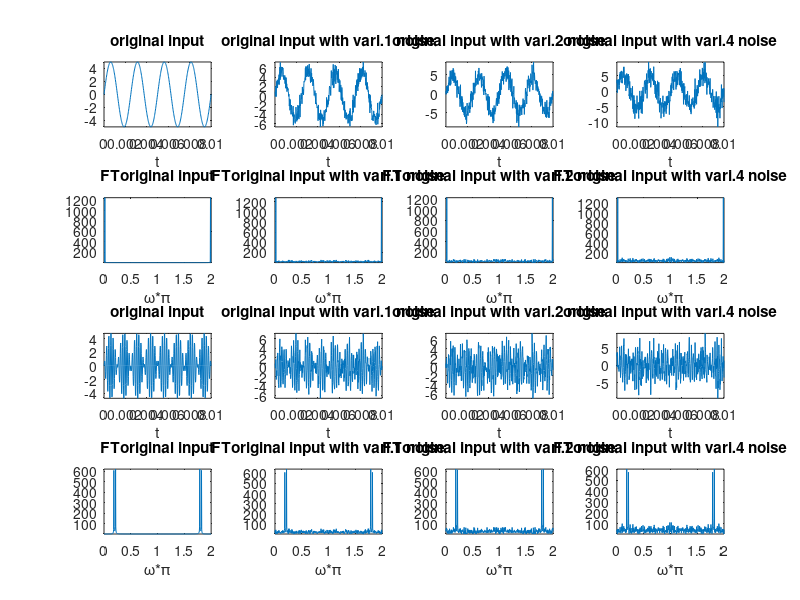
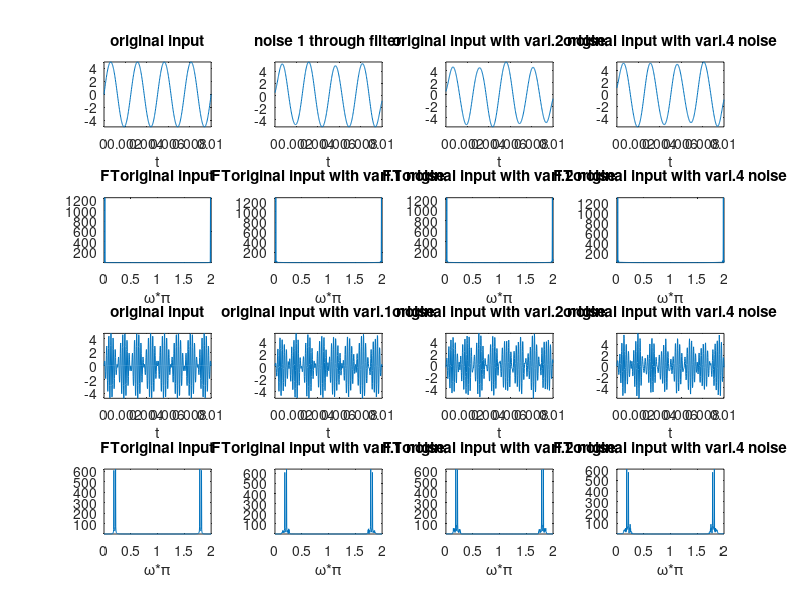

Write MATLAB code to recreate these figures, in order. (Note: this script raises an error after producing the figures.)
close all;clear all;clc;
%% Question 1
figure('Name','Question 1 (a)');
%% Define
fm=400;
f2=5000;
maxf=max(fm,f2);
fs=10*maxf;
t=0:1/fs:0.01;
x1=5*sin(2*pi*fm*t);
x2=5*sin(2*pi*fm*t).*sin(2*pi*5000*t);
n1=sqrt(1)*randn(1,length(t));
n2=sqrt(2)*randn(1,length(t));
n3=sqrt(4)*randn(1,length(t));
%% Compute
x1WITHn1=x1+n1;
x1WITHn2=x1+n2;
x1WITHn3=x1+n3;
x2WITHn1=x2+n1;
x2WITHn2=x2+n2;
x2WITHn3=x2+n3;
w=linspace(0,2*pi,length(t));
%% Plot
subplot(4,4,1);
plot(t,x1);axis tight;xlabel('t');title('original input');
subplot(4,4,2);
plot(t,x1WITHn1);axis tight;xlabel('t');title('original input with vari.1 noise');
subplot(4,4,3);
plot(t,x1WITHn2);axis tight;xlabel('t');title('original input with vari.2 noise');
subplot(4,4,4);
plot(t,x1WITHn3);axis tight;xlabel('t');title('original input with vari.4 noise');
subplot(4,4,5);
plot(w/pi,abs(fft(x1)));axis tight;xlabel('\omega*\pi');title('FT{original input}');
subplot(4,4,6);
plot(w/pi,abs(fft(x1WITHn1)));axis tight;xlabel('\omega*\pi');title('FT{original input with vari.1 noise}');
subplot(4,4,7);
plot(w/pi,abs(fft(x1WITHn2)));axis tight;xlabel('\omega*\pi');title('FT{original input with vari.2 noise}');
subplot(4,4,8);
plot(w/pi,abs(fft(x1WITHn3)));axis tight;xlabel('\omega*\pi');title('FT{original input with vari.4 noise}');
subplot(4,4,9);
plot(t,x2);axis tight;xlabel('t');title('original input');
subplot(4,4,10);
plot(t,x2WITHn1);axis tight;xlabel('t');title('original input with vari.1 noise');
subplot(4,4,11);
plot(t,x2WITHn2);axis tight;xlabel('t');title('original input with vari.2 noise');
subplot(4,4,12);
plot(t,x2WITHn3);axis tight;xlabel('t');title('original input with vari.4 noise');
subplot(4,4,13);
plot(w/pi,abs(fft(x2)));axis tight;xlabel('\omega*\pi');title('FT{original input}');
subplot(4,4,14);
plot(w/pi,abs(fft(x2WITHn1)));axis tight;xlabel('\omega*\pi');title('FT{original input with vari.1 noise}');
subplot(4,4,15);
plot(w/pi,abs(fft(x2WITHn2)));axis tight;xlabel('\omega*\pi');title('FT{original input with vari.2 noise}');
subplot(4,4,16);
plot(w/pi,abs(fft(x2WITHn3)));axis tight;xlabel('\omega*\pi');title('FT{original input with vari.4 noise}');
%% b
figure('Name','Question 1 (b)');

%% ///////////////
%% Define
Fs=fs;
wp=0.03*pi;ws=0.05*pi;
As=50; Rp=0.1;
%% Compute
deltaF=ws-wp;
deltaP=(10^(Rp/20)-1)/(10^(Rp/20)+1);
deltaS=(1+deltaP)/(10^(As/20));
[M,fo,ao,W]=firpmord([wp,ws]/pi,[1,0],[deltaP,deltaS]);
% % M
newM=M+7;
% % N=orderFromAlgorithm(deltaP,deltaS,deltaF)
[h1,delta] = firpm(newM,fo,ao,W);
% % w4h=-(length(h)-1)/2:(length(h)-1)/2;
% % delta
% % H=db(fft(h,1024));
% % w4H=linspace(0,2*pi,length(H));
% % %% Plot
% % subplot(1,2,1);
% % stem(w4h,h),xlabel('n');title(['ori. order=',int2str(M),',order=',int2str(newM),',order of algorithm=',int2str(N),',impulse response']);axis tight;
% % subplot(1,2,2);
% % plot(w4H/pi,H);xlabel('\omega/\pi');title('magnitude response');grid on;axis tight;
% % figure;
%% //////
%% //////
%% Define
w1s=0.1*pi; w1p=0.15*pi;
w2s=0.3*pi; w2p=0.25*pi;
As=60; Rp=1;
%% Compute
deltaF=w1p-w1s;
deltaP=(10^(Rp/20)-1)/(10^(Rp/20)+1);
deltaS=(1+deltaP)/(10^(As/20));
[M,fo,ao,W]=firpmord([w1s,w1p,w2p,w2s]/pi,[0,1,0],[deltaS,deltaP,deltaS]);
% % % M
newM=M+101;
% % N=orderFromAlgorithm(deltaP,deltaS,deltaF)
[h2,delta] = firpm(newM,fo,ao,W);
% % w4h=-(length(h)-1)/2:(length(h)-1)/2;
% % delta
% % H=db(fft(h,1024));
% % w4H=linspace(0,2*pi,length(H));
% % %% Plot
% % subplot(1,2,1);
% % stem(w4h,h),xlabel('n');title(['ori. order=',int2str(M),',order=',int2str(newM),',order of algorithm=',int2str(N),',impulse response']);axis tight;
% % subplot(1,2,2);
% % plot(w4H/pi,H);xlabel('\omega/\pi');title('magnitude response');grid on;axis tight;
% % figure;
%% //////

y1WITHn1=conv(h1,x1WITHn1);
y1WITHn2=conv(h1,x1WITHn2);
y1WITHn3=conv(h1,x1WITHn3);
y2WITHn1=conv(h2,x2WITHn1);
y2WITHn2=conv(h2,x2WITHn2);
y2WITHn3=conv(h2,x2WITHn3);
shift_1=length(h1)-1;
shift_2=length(h2)-1;
shift_1=shift_1/2;
shift_2=shift_2/2;
L=length(y1WITHn1);
y1WITHn1=y1WITHn1(shift_1:L-shift_1-1);
y1WITHn2=y1WITHn2(shift_1:L-shift_1-1);
y1WITHn3=y1WITHn3(shift_1:L-shift_1-1);
L=length(y2WITHn1);
y2WITHn1=y2WITHn1(shift_2:L-shift_2-1);
y2WITHn2=y2WITHn2(shift_2:L-shift_2-1);
y2WITHn3=y2WITHn3(shift_2:L-shift_2-1);

%% Plot
subplot(4,4,1);
plot(t,x1);axis tight;xlabel('t');title('original input');
subplot(4,4,2);
plot(t,y1WITHn1);axis tight;xlabel('t');title('noise 1 through filter');
subplot(4,4,3);
plot(t,y1WITHn2);axis tight;xlabel('t');title('original input with vari.2 noise');
subplot(4,4,4);
plot(t,y1WITHn3);axis tight;xlabel('t');title('original input with vari.4 noise');
subplot(4,4,5);
plot(w/pi,abs(fft(x1)));axis tight;xlabel('\omega*\pi');title('FT{original input}');
subplot(4,4,6);
plot(w/pi,abs(fft(y1WITHn1)));axis tight;xlabel('\omega*\pi');title('FT{original input with vari.1 noise}');
subplot(4,4,7);
plot(w/pi,abs(fft(y1WITHn2)));axis tight;xlabel('\omega*\pi');title('FT{original input with vari.2 noise}');
subplot(4,4,8);
plot(w/pi,abs(fft(y1WITHn3)));axis tight;xlabel('\omega*\pi');title('FT{original input with vari.4 noise}');
subplot(4,4,9);
plot(t,x2);axis tight;xlabel('t');title('original input');
subplot(4,4,10);
plot(t,y2WITHn1);axis tight;xlabel('t');title('original input with vari.1 noise');
subplot(4,4,11);
plot(t,y2WITHn2);axis tight;xlabel('t');title('original input with vari.2 noise');
subplot(4,4,12);
plot(t,y2WITHn3);axis tight;xlabel('t');title('original input with vari.4 noise');
subplot(4,4,13);
plot(w/pi,abs(fft(x2)));axis tight;xlabel('\omega*\pi');title('FT{original input}');
subplot(4,4,14);
plot(w/pi,abs(fft(y2WITHn1)));axis tight;xlabel('\omega*\pi');title('FT{original input with vari.1 noise}');
subplot(4,4,15);
plot(w/pi,abs(fft(y2WITHn2)));axis tight;xlabel('\omega*\pi');title('FT{original input with vari.2 noise}');
subplot(4,4,16);
plot(w/pi,abs(fft(y2WITHn3)));axis tight;xlabel('\omega*\pi');title('FT{original input with vari.4 noise}');

%% Question 2
clear all;clc;
%figure('Name','Question 2');
%% Define
fo=3.5e3;
Fs=10e3;
t=0:1/Fs:.1-1/Fs;
m = sin(2*pi*500*t) + .5*sin(2*pi*600*t) + 2*sin(2*pi*700*t);
N=length(m);
%% Compute
% hilbert
M = 25;
alpha = (M-1)/2;
n=-alpha:1:alpha;
n=n+eps;
hd=(2/pi)* sin(pi*n/2).^2 ./ (n);
h=conv(hd,m);
L=length(h);
shift=length(hd)-1;
shift=shift/2;
h=h(shift:L-shift-1);
number=1:N;
y2=h.*sin(2*pi*fo*number/Fs);

m_shift=[zeros(1,alpha),m(1:end-alpha)];
y1=m_shift.*cos(2*pi*fo*number/Fs);

y=y1+y2;

hh=spectrum.periodogram;
opts=msspectrumopts(hh,m);
opts.NFFT = 4096;
opts.Fs=Fs;
opt.CenterDC = true;
f=m.*cos(2*pi*fo*t);
figure;
% Xlims =get(gca,'XLim');
% set(gca,'XLim',Xlims,'YLim',[-75 0]);
d=fdesign.hilbert('N,TW',60,.1);
Hd = design(d,'equiripple');
hfv = fvtool(Hd,'Analysis','Magnitude',...
    'MagnitudeDisplay','Zero-phase',...
    'FrequencyRange','[-pi, pi)');
hfv.Color = 'white';

m_tilde=filter(Hd,m);

G=order(Hd)/2;
m_delayed=[zeros(1,G),m(1:end-G)];
f2=m_delayed.*cos(2*pi*fo*t) - m_tilde.*sin(2*pi*fo*t);
msspectrum(hh,f2,opts);
